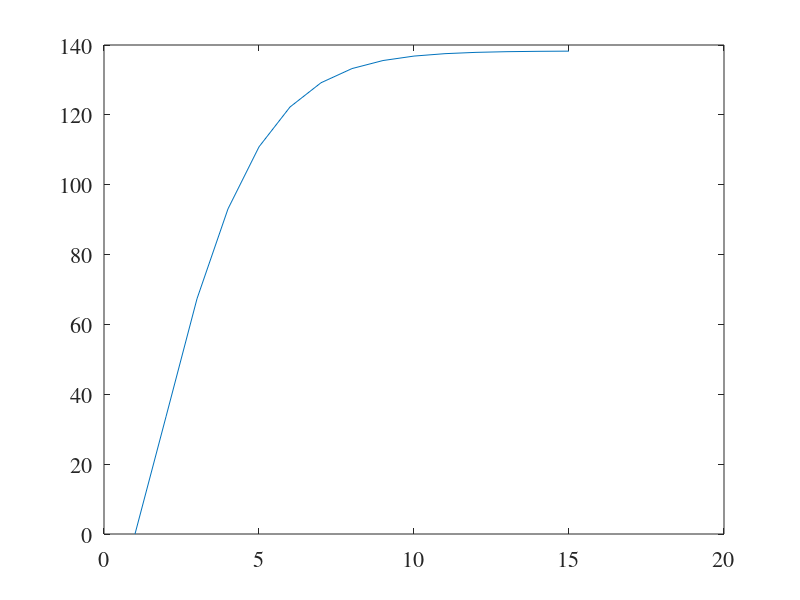

Write MATLAB code to recreate this figure. (Note: this script raises an error after producing the figure.)
function PlotPlot()
Resource_networking_max_unit=20;%SP全部的networking资源，这里的单位为Unit     20*100Mbps
Rescource_storage_max_unit=20;%SP全部的storage资源，这里的单位为Unit               20GB
Resource_computing_max_unit=20;%SP全部的computing资源，这里的单位为Unit    40CPU
Resource_max_unit=[Resource_networking_max_unit,Rescource_storage_max_unit,Resource_computing_max_unit];

delta_networking=1;%一个slice_request请求了1块networking资源 100Mbps
delta_storage=1;%一个slice_request分别请求了2块storage资源 1GB
delta_computing=2;%一个slice_request分别请求了1块computing资源 2CPU
%
delta_recourse=[delta_networking,delta_storage,delta_computing];
load singleData/Value_State_record.mat %figure 1
load singleData/price_record.mat %price iteration plot figure 2
load singleData/X_recourse_record.mat %X_recourse iteration plot figure 3
% size(Value_State_record)
% size(price_record)
% size(price_record)

%figure 5
load singleData/Phi
load singleData/Phi_Greedy.mat
load singleData/Phi_MMF.mat

load singleData/X_Recourse_Unit_Optimal.mat
load singleData/X_Recourse_Unit_Greedy.mat
load singleData/X_Recourse_Unit_MMF.mat

load singleData/Value_State.mat%最优值函数
load singleData/Price_Optimal.mat

load singleData/reward_optimal.mat;%价格 figure 4
load singleData/reward_Greedy.mat;
load singleData/reward_MMF.mat;
%%%%%%%%%%%%%%%%%%%%%%%%%%%%%%%%%%%%%%%%%%%%%%
%figure 1
%MDP value iteration process
%chose state=State_Space{1,1}
load singleData/State_Space;
state=State_Space{13,6};
[temp,value_state_iteration_times]=size(Value_State_record);
value_iteration_special_state=[];
for i =1:value_state_iteration_times
    value_iteration_special_state=[value_iteration_special_state,Value_State_record{i}(13,6)];
end

iteration_times=[];

for i=1:length(value_iteration_special_state)
    iteration_times=[iteration_times,i];
end

figure(1)
p1=plot(iteration_times,value_iteration_special_state);
%axis([1,30,0 800])
set(gca,'fontname','times') 
set(gca,'fontsize',16)
p1.Marker='o';
%title('the iteration of value state')
xlabel('the number of iterations')
ylabel('value of state')
saveas(gca,"./Figure-state2/State2-iterationOfValueState.fig");
saveas(gca,"./Figure-state2/State2-iterationOfValueState.eps",'epsc' );
saveas(gca,"./Figure-state2/State2-iterationOfValueState.png");

% %%%%%%%%%%%%%%%%%%%%%%%%%%%%%%%%%%%%%%%%%%%%%%%%%%%%%%%%%%%%%%%%%%%%%%%%%%%%%%%
%figure 2
%game iteration price change
%choose state = State_Space{1,1}
%choose first resource
price_iteration=price_record{13,6};
price_iteration_x_axis=[];
for i=1:length(price_iteration)
    price_iteration_x_axis=[price_iteration_x_axis,i];
end

networking_price_iteration=[];
storage_price_iteration=[];
computing_price_iteration=[];
for i=1:length(price_iteration)
    networking_price_iteration=[networking_price_iteration,price_iteration{i}(1)];
    storage_price_iteration=[storage_price_iteration,price_iteration{i}(2)];
    computing_price_iteration=[computing_price_iteration,price_iteration{i}(3)];
    
end

set(gca,'position',[0.15,0.15,0.8,0.8]);
set(gcf,'unit','normalized','position',[0.1,0.1,0.64,0.8]);
set(gcf, 'PaperPositionMode', 'manual');
set(gcf, 'PaperUnits', 'points');
set(gcf, 'PaperPosition', [0 0 640 480]);
figure(2)
% ts1 = timeseries(networking_price_iteration, price_iteration_x_axis);
% ts2 = timeseries(storage_price_iteration, price_iteration_x_axis);
% ts3 = timeseries(computing_price_iteration, price_iteration_x_axis);
% plot(ts1,ts2,ts3)
p2=plot(price_iteration_x_axis,networking_price_iteration,...
    price_iteration_x_axis,storage_price_iteration,...
    price_iteration_x_axis,computing_price_iteration);
p2(1).LineWidth=2;
p2(1).LineStyle='-';
p2(1).Marker='o';
p2(1).MarkerSize=15;
p2(1).Color='r';
p2(2).LineWidth=2;
p2(2).LineStyle='-';
p2(2).Marker='s';
p2(2).MarkerSize=15;
p2(2).Color='k';
p2(3).LineWidth=2;
p2(3).LineStyle='-';
p2(3).Marker='x';
p2(3).Color='b';
p2(3).MarkerSize=15;
set(gca,'fontsize',22')
grid on
axis( [1 8 0.6 1.6] )
set(gca,'xtick',1:1:9);
set(gca,'fontname','times')
%title('the iteration of price')
xlabel('The number of iterations')
ylabel('Price')
legend('Networking','Storage','Computing','Location','southeast')
saveas(gca,"./Figure-state2/State2-iterationOfPrice.fig");
saveas(gca,"./Figure-state2/State2-iterationOfPrice.eps" ,'epsc');
saveas(gca,"./Figure-state2/State2-iterationOfPrice.png");

%%%%%%%%%%%%%%%%%%%%%%%%%%%%%%%%%%%%%%%%%%%%%%%%%%%%%%%%%%%%%%%%%%%%%%%%%%%%%%%
%figure 3
X_iteration=X_recourse_record{13,6};
X_iteration_x_axis=[];
for i=1:length(X_iteration)
    X_iteration_x_axis=[X_iteration_x_axis,i];
end

networking_X_iteration=[];
storage_X_iteration=[];
computing_X_iteration=[];
for i=1:length(X_iteration)
    networking_X_iteration=[networking_X_iteration,X_iteration{i}(1)];
    storage_X_iteration=[storage_X_iteration,X_iteration{i}(2)];
    computing_X_iteration=[computing_X_iteration,X_iteration{i}(3)]; 
end


set(gca,'position',[0.15,0.15,0.8,0.8]);
set(gcf,'unit','normalized','position',[0.1,0.1,0.64,0.8]);
set(gcf, 'PaperPositionMode', 'manual');
set(gcf, 'PaperUnits', 'points');
set(gcf, 'PaperPosition', [0 0 640 480]);
figure(3)
p3=plot(X_iteration_x_axis,networking_X_iteration,...
    X_iteration_x_axis,storage_X_iteration,...
    X_iteration_x_axis,computing_X_iteration);
axis( [1 8 0.5 4] )
% set(gca,'xtick',1:1:9);
p3(1).LineWidth=2;
p3(1).LineStyle='-';
p3(1).Marker='o';
p3(1).MarkerSize=15;
p3(1).Color='r';
p3(2).LineWidth=2;
p3(2).LineStyle='-';
p3(2).Marker='s';
p3(2).MarkerSize=15;
p3(2).Color='k';
p3(3).LineWidth=2;
p3(3).LineStyle='-';
p3(3).Marker='x';
p3(3).Color='b';
p3(3).MarkerSize=15;
set(gca,'fontsize',22')
grid on
%title('the iteration of x')
xlabel('The number of iterations')
ylabel('$x_{i,j,z}(t)$','Interpreter','LaTex')
set(gca,'fontname','times') 

legend('Networking','Storage','Computing','Location','northeast')
saveas(gca,"./Figure-state2/State2-iterationOfX.fig");
saveas(gca,"./Figure-state2/State2-iterationOfX.eps",'epsc' );
saveas(gca,"./Figure-state2/State2-iterationOfX.png");

% 
% %figure 4
% %3-D bar
% figure(4)
% reward_optimal_new=fliplr(reward_optimal(6:15,1:10));
% 
% 
% h=bar3(reward_optimal_new,'w')
% pos=axis;
% xlabel({'   avaliable' 'resource(%)   '},'position',[6 13 0])
% ylabel('request number','position',[-1 8 0])
% zlabel('reward')
% %title('reward of optimal')
% % %colorbar
% % %set(h,{'cdata'},cellfun(@(z)kron(z(2:6:end,2:3),ones(6,2)),get(h,'ZData'),'un',0))
% set(gca,'xticklabel',{'  ','20','  ','  ','  ','60','  ','  ','  ','100'});
% set(gca,'yticklabel',{'1','  ','  ','  ','5',' ','  ','  ','  ','10'});
% 
% set(gca,'fontname','times') 
% set(gca,'fontsize',16')
% saveas(gca,"./Figure-state2/State2-reward_of_optimal.fig");
% saveas(gca,"./Figure-state2/State2-reward_of_optimal.eps",'epsc' );
% saveas(gca,"./Figure-state2/State2-reward_of_optimal.png");
% 
% %figure 5
% %the percentage of allocate request
% %choose the resource max situation(in fact, the situtation can be choosed
% %randomly.
% %the number of choosen is Phi, Phi_Greedy, Phi_MMF
% %Phi(:,20) the number is from 30~10
% %%%%%%%%%%%%%%%%%%%%%%%%%%%%%%%%%%
% 
% optimal_number=Phi(1:11,1)';
% Greedy_number=Phi_Greedy(1:11,1)';
% MMF_number=Phi_MMF(1:11,1)';
% optimal_X_resource=X_Recourse_Unit_Optimal(1:11,1)';
% Greedy_X_resource=X_Recourse_Unit_Greedy(1:11,1)';
% MMF_X_resource=X_Recourse_Unit_MMF(1:11,1)';
% 
% %only use first resource
% 
% optimal_percentage=[];
% Greedy_percentage=[];
% MMF_percentage=[];
% max_number=state(1);
% for i =1:length(optimal_number)
%     
%     state=State_Space{i,1};
%     optimal_resource=optimal_X_resource{i};
%     Greedy_resource=Greedy_X_resource{i};
%     MMF_resource=MMF_X_resource{i};
%     optimal_percentage(i)=100*(optimal_number(i)*delta_recourse(1)*optimal_resource(1)/Resource_max_unit(1));
%     Greedy_percentage(i)=100*(Greedy_number(i)*delta_recourse(1)*Greedy_resource(1)/Resource_max_unit(1));
%     MMF_percentage(i)=100*(MMF_number(i)*delta_recourse(1)*MMF_resource(1)/Resource_max_unit(1));
% end
% optimal_percentage=fliplr(optimal_percentage)./100;
% Greedy_percentage=fliplr(Greedy_percentage)./100;
% MMF_percentage=fliplr(MMF_percentage)./100;
% 
% barNumber=[];
% number=5:1:15;
% % for i=1:length(number)
% %  
% %     barNumber=[barNumber
% %         number(i),number(i),number(i)];
% % end
% % bar_percentage=[];
% % for i=1:length(number)
% %     bar_percentage=[bar_percentage
% %         optimal_percentage(i),Greedy_percentage(i),MMF_percentage(i)];
% % end
% % 
% figure(5)
% %p5=bar(barNumber,bar_percentage);
% p5=plot(number,optimal_percentage,number,Greedy_percentage,number,MMF_percentage);
% p5(1).LineWidth=1;
% p5(1).LineStyle='-';
% p5(1).Marker='o';
% p5(2).LineWidth=1;
% p5(2).LineStyle='-';
% p5(2).Marker='s';
% p5(3).LineWidth=1;
% p5(3).LineStyle='-';
% p5(3).Marker='x';
% % 
% xlabel('request number')
% ylabel('admissible ratio')
% legend({'OAR','Greedy','MMF'},'location','southwest')
% set(gca,'fontname','times') 
% set(gca,'fontsize',16')
% saveas(gca,"./Figure-state2/State2-allocatedPercentage.fig");
% saveas(gca,"./Figure-state2/State2-allocatedPercentage.eps",'epsc' );
% saveas(gca,"./Figure-state2/State2-allocatedPercentage.png");
% 
% figure(6)
% 
% optimal_reward=reward_optimal(1:15,5)';
% Greedy_reward=reward_Greedy(1:15,5)';
% MMF_reward=reward_MMF(1:15,5)';
% number=1:1:15;
% optimal_reward=fliplr(optimal_reward);
% Greedy_reward=fliplr(Greedy_reward);
% MMF_reward=fliplr(MMF_reward);
% p6=plot(number,optimal_reward,number,Greedy_reward,number,MMF_reward);
% p6(1).LineWidth=1;
% p6(1).LineStyle='-';
% p6(1).Marker='o';
% p6(2).LineWidth=1;
% p6(2).LineStyle='-';
% p6(2).Marker='s';
% p6(3).LineWidth=1;
% p6(3).LineStyle='-';
% p6(3).Marker='x';
% axis([1,10,0,200])
% xlabel('request number')
% ylabel('reward')
% legend({'OAR','Greedy','MMF'},'location','southwest')
% set(gca,'fontname','times') 
% set(gca,'fontsize',16')
% barNumber=[];
% 
% % for i=1:length(number)
% %  
% %     barNumber=[barNumber
% %         number(i),number(i),number(i)];
% % end
% % bar_reward=[];
% % for i=1:length(number)
% %     bar_reward=[bar_reward
% %         optimal_reward(i),Greedy_reward(i),MMF_reward(i)];
% % end
% % p6=bar(barNumber,bar_reward);
% % xlabel('request number')
% % ylabel('reward')
% % legend('optimal','Greedy','MMF')
% %grid on
% saveas(gca,"./Figure-state2/State2-RewardCompare.fig");
% saveas(gca,"./Figure-state2/State2-RewardCompare.eps" ,'epsc');
% saveas(gca,"./Figure-state2/State2-RewardCompare.png");
% 
% 
% 
% figure(7)
% 
% optimal_reward=reward_optimal(1,:);
% Greedy_reward=reward_Greedy(1,:);
% MMF_reward=reward_MMF(1,:);
% number=1:1:11;
% optimal_reward=fliplr(optimal_reward);
% Greedy_reward=fliplr(Greedy_reward);
% MMF_reward=fliplr(MMF_reward);
% p7=plot(number,optimal_reward,number,Greedy_reward,number,MMF_reward);
% p7(1).LineWidth=1;
% p7(1).LineStyle='-';
% p7(1).Marker='o';
% p7(2).LineWidth=1;
% p7(2).LineStyle='-';
% p7(2).Marker='s';
% p7(3).LineWidth=1;
% p7(3).LineStyle='-';
% p7(3).Marker='x';
% xlabel('percentage(%)')
% ylabel('reward')
% axis([1,10,-50,200])
% legend({'OAR','Greedy','MMF'},'location','northwest')
% set(gca,'xticklabel',{'20','40','60','80', '100'});
% set(gca,'fontname','times') 
% set(gca,'fontsize',16')
% barNumber=[];
% 
% % for i=1:length(number)
% %  
% %     barNumber=[barNumber
% %         number(i),number(i),number(i)];
% % end
% % bar_reward=[];
% % for i=1:length(number)
% %     bar_reward=[bar_reward
% %         optimal_reward(i),Greedy_reward(i),MMF_reward(i)];
% % end
% % p6=bar(barNumber,bar_reward);
% % xlabel('request number')
% % ylabel('reward')
% % legend('optimal','Greedy','MMF')
% %grid on
% saveas(gca,"./Figure-state2/State2-RewardCompare_resource.fig");
% saveas(gca,"./Figure-state2/State2-RewardCompare_resource.eps",'epsc' );
% saveas(gca,"./Figure-state2/State2-RewardCompare_resource.png");

end
